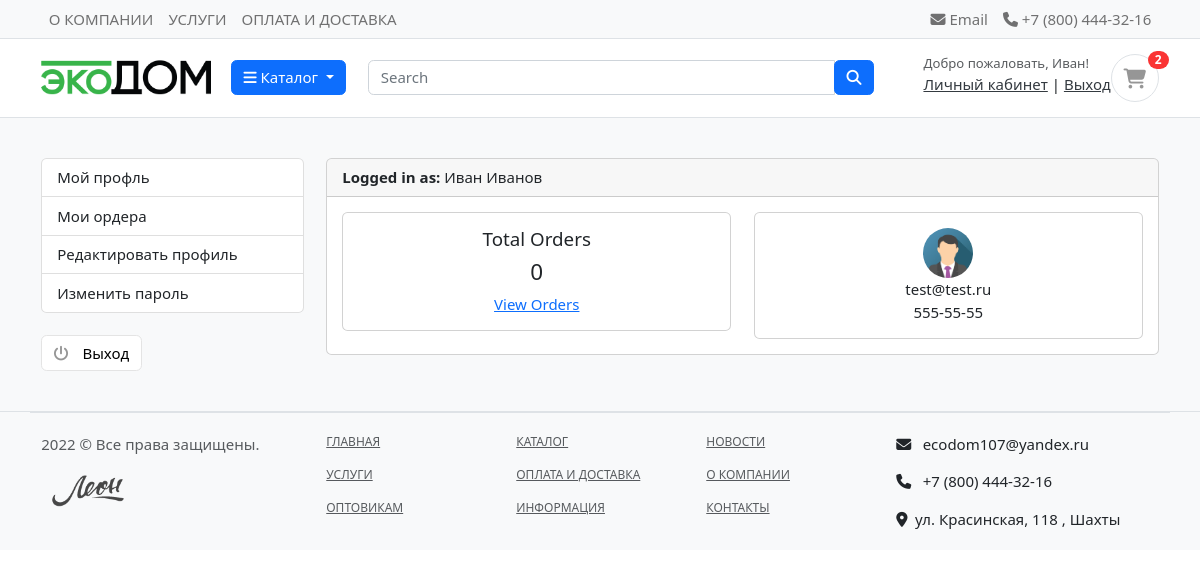
The page /accounts/dashboard/ (signed in) on the database its author committed.
### accounts/models.py (models this page shows, shortened)
class MyUser(AbstractBaseUser):
    first_name      = models.CharField(max_length=50)
    last_name       = models.CharField(max_length=50)
    username        = models.CharField(max_length=50, unique=True)
    email           = models.EmailField(max_length=255, unique=True)
    phone_number    = models.CharField(max_length=50)
    date_joined     = models.DateTimeField(auto_now_add=True)
    last_login      = models.DateTimeField(auto_now_add=True)
    is_admin        = models.BooleanField(default=False)
    is_staff        = models.BooleanField(default=False)
    is_active       = models.BooleanField(default=False)
    USERNAME_FIELD = 'email'
    REQUIRED_FIELDS = ['username', 'first_name', 'last_name']
    objects = MyUserManager()
    def full_name(self):
        return f'{self.first_name} {self.last_name}'

class UserProfile(models.Model):
    user = models.OneToOneField(MyUser, on_delete=models.CASCADE)
    address_line = models.CharField(blank=True, max_length=255)
    profile_picture = models.ImageField(blank=True, upload_to='userprofile')
    city = models.CharField(blank=True, max_length=20)

### accounts/views.py (the view)
# urls.py: path('dashboard/', views.dashboard, name='dashboard'),
@login_required(login_url = 'login')
def dashboard(request):
    orders = Order.objects.order_by('-created_at').filter(user_id=request.user.id, is_ordered=True)
    orders_count = orders.count()
    userprofile = UserProfile.objects.get(user_id=request.user.id)
    context = {
        'orders_count': orders_count,
        'userprofile': userprofile,
    }
    return render(request, 'accounts/dashboard.html', context)

### carts/context_processors.py (called while the page is built)
def counter(request):
    cart_count = 0
    if 'admin' in request.path:
        return {}
    else:
        try:
            cart = Cart.objects.filter(cart_id=_cart_id(request))
            if request.user.is_authenticated:
                cart_items = CartItem.objects.all().filter(user=request.user)
            else:
                cart_items = CartItem.objects.all().filter(cart=cart[:1])
            for cart_item in cart_items:
                cart_count += cart_item.quantity
        except Cart.DoesNotExist:
            cart_count = 0
    return dict(cart_count=cart_count)

### carts/views.py (called while the page is built)
def _cart_id(request):
    cart = request.session.session_key
    if not cart:
        cart = request.session.create()
    return cart

### category/context_processors.py (called while the page is built)
def menu_links(request):
    links = Category.objects.all()
    return dict(links=links)

### category/models.py (called while the page is built)
    def get_url(self):
            return reverse('products_by_category', args=[self.slug])

### accounts/templates/accounts/dashboard.html (shortened to what this page needs)
{% extends 'base.html' %}
{% block content %}
<section class="section-conten padding-y bg">
<div class="container">
	<div class="row">
	{% include 'accounts/dashboard_sidebar.html' %}
	<main class="col-md-9">
		<article class="card">
		<header class="card-header">
			<strong class="d-inline-block mr-3">Logged in as:</strong>
			<span>{{user.full_name}}</span>
		</header>
		<div class="card-body">
			<div class="row">
			<div class="col-md-6">
				<div class="card" style="text-align:center;">
					<div class="card-body">
						<h5 class="card-title">Total Orders</h5>
						<h4>{{orders_count}}</h4>
						<a href="{% url 'my_orders' %}">View Orders</a>
					</div>
				</div>
			</div>
			<div class="col-md-6">
				<div class="card" style="text-align:center;">
					<div class="card-body">
						<img src="{{userprofile.profile_picture.url}}" alt="User Profile Picture" width="50" height="50" style="border-radius:50%;">
						<p class="mb-0">{{user.email}}</p>
						<p>{{user.phone_number}}</p>
					</div>
				</div>
			</div>
			</div>
		</div>
		</article>
	</main>
</div>
</div>
</section>
{% endblock %}

### templates/includes/navbar.html (shortened to what this page needs)
{% load static %}
<header class="section-header">
    <nav class="navbar p-md-0 navbar-expand-sm navbar-light border-bottom bg-light">
        <div class="container">
            <div class="collapse navbar-collapse">
                <ul class="navbar-nav">
                    <li><a href="#" class="nav-link">О КОМПАНИИ</a></li>
                    <li><a href="#" class="nav-link">УСЛУГИ</a></li>
                    <li><a href="#" class="nav-link">ОПЛАТА И ДОСТАВКА</a></li>
                </ul>
            </div>
            <div class="collapse navbar-collapse flex-grow-0" id="navbarTop4">
                <ul class="navbar-nav">
                    <li><a href="#" class="nav-link"> <i class="fa fa-envelope"></i> Email </a></li>
                    <li><a href="#" class="nav-link"> <i class="fa fa-phone"></i> +7 (800) 444-32-16 </a></li>
                </ul>
            </div>
        </div>
    </nav>
    <section class="header-main border-bottom">
        <div class="container">
            <div class="row align-items-center">
                <div class="col-lg-2 col-md-3 col-6">
                    <a href="/" class="brand-wrap">
                        <img class="logo" src="{% static '/images/logo.png' %}">
                    </a>
                </div>
                <div class="col-lg col-sm col-md col-6 flex-grow-0">
                    <div class="dropdown">
                        <button class="btn btn-primary dropdown-toggle" type="button" id="dropdownMenuButton1" data-bs-toggle="dropdown" aria-expanded="false">
                            <i class="fa fa-bars"></i>
                            Каталог
                        </button>
                    </div>
                </div>
                <div class="col-lg  col-md-6 col-sm-12 col">
                    <form action="{% url 'search' %}" class="search" method='GET'>
                        <div class="input-group w-100">
                            <input type="text" class="form-control" style="width:60%;" placeholder="Search"
                                name="keyword">
                            <div class="input-group-append">
                                <button class="btn btn-primary" type="submit">
                                    <i class="fa fa-search"></i>
                                </button>
                            </div>
                        </div>
                    </form>
                </div>
                <div class="col-lg-3 col-sm-6 col-8 order-2 order-lg-3">
                    <div class="d-flex justify-content-end mb-3 mb-lg-0">
                        {% if user.id is None %}
                            <div class="widget-header">
                                <small class="title text-muted" style="padding-right: 10px">Добро пожаловать, Гость!</small>
                                <div>
                                    <a href="{% url 'login' %}">Вход</a> <span class="dark-transp"> | </span>
                                    <a href="{% url 'register' %}"> Регистрация</a>
                                </div>
                            </div>
                        {% else %}
                            <div class="widget-header">
                                <small class="title text-muted" style="padding-right: 10px">Добро пожаловать, {{user.first_name}}!</small>
                                <div>
                                    <a href="{% url 'dashboard' %}">Личный кабинет</a> <span class="dark-transp"> | </span>
                                    <a href="{% url 'logout' %}"> Выход</a>
                                </div>
                            </div>
                        {% endif %}
                        <a href="{% url 'cart' %}" class="widget-header pl-3 ml-3">
                            <div class="icon icon-sm rounded-circle border"><i class="fa fa-shopping-cart"></i></div>
                            <span class="badge badge-pill badge-danger notify">{{cart_count}}</span>
                        </a>
                    </div>
                </div>
            </div>
        </div>
    </section>
</header>

### static/css/ui.css (style rules this page uses)
html { font-family: "Inter", sans-serif; font-size: 15px; }
.icon-xs, .icon-sm, .icon-md, .icon-lg { display: inline-block; text-align: center; flex-shrink: 0; flex-grow: 0; }
.icon-sm { width: 48px; height: 48px; line-height: 48px !important; font-size: 20px; }
.padding-y { padding-top: 40px; padding-bottom: 40px; }
article:after, .form-group:after { display: block; clear: both; content: ""; }
.bg { background-color: #f8f9fa; }
p:last-child { margin-bottom: 0; }
.header-main { position: relative; padding-top: 1rem; padding-bottom: 1rem; }
.brand-wrap .logo, .navbar-brand .logo { margin-right: 7px; max-height: 42px; display: inline-block; }
.widget-header { display: inline-block; vertical-align: middle; position: relative; }
.widget-header a { color: #343a40; }
.widget-header i { color: #969696; }
.widget-header .title { display: block; }
.widget-header .notify { position: absolute; top: -3px; right: -10px; }
.notify { position: absolute; top: -4px; right: -10px; display: inline-block; padding: 0.25em 0.6em; font-size: 12px; line-height: 1; text-align: center; border-radius: 3rem; color: #fff; background-color: #fa3434; }

### rows shown on the page
MyUser: first_name "Иван", full_name "Иван Иванов", email "test@test.ru", phone_number "555-55-55"
UserProfile: profile_picture (placeholder picture)

### other values the page prints
{{ cart_count }} "2"
{{ orders_count }} "0"
